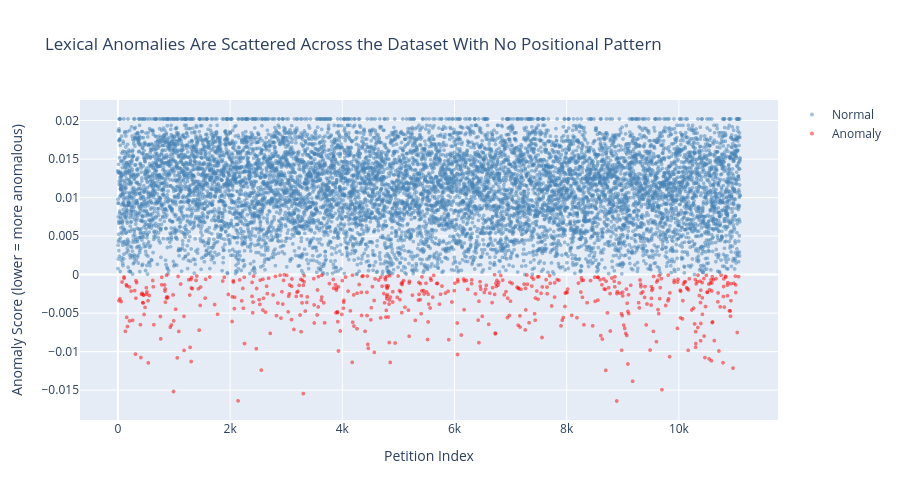

Here is the notebook cell this chart was saved with:
### Markdown cell above
Looking at the flagged anomalies, the pattern isn't one single thing. It's a mix of reasons petitions end up with rare vocabulary in the TF-IDF space:

Some use unusual formatting. For example, one petition's action reads "Review the laws surrounding e-bikes and e-scooters: • Speed limits • Age restrictions • Insurance requirements • Road usage rules" — the bullet point characters (•) and list-style structure, which produce tokens most petitions don't have.
Some are loaded with technical jargon. The CMS petition uses "PAYE", "non-PAYE income", "assessment framework," which is bureaucratic language that rarely shows up elsewhere in the corpus.
Some pack in dense proper nouns and domain-specific terms, like the grooming gangs petition with "Pakistani grooming gangs", "safeguarding", "accountability" in a run-on style.
Some have unusual structure, like the civic responsibility petition which reads more like a policy document ("In three parts: 1)... 2)... 3)...") than a typical petition.

What they all share is that their word choices are rare relative to the rest of the corpus. Most petitions follow a fairly standard "we want the government to..." framing with common policy language. These ones break that mould in different ways, which is exactly what TF-IDF based anomaly detection should be picking up.

### Code cell
# Scatter plot: anomaly scores with anomalies highlighted
 
anomaly_df['label_name'] = anomaly_df['label'].map({1: 'Normal', -1: 'Anomaly'})
 
fig = px.scatter(
    anomaly_df,
    x='index',
    y='score',
    color='label_name',
    color_discrete_map={'Normal': 'steelblue', 'Anomaly': 'red'},
    hover_data=['action', 'state', 'signature_count'],
    title='Lexical Anomalies Are Scattered Across the Dataset With No Positional Pattern',
    labels={'index': 'Petition Index', 'score': 'Anomaly Score (lower = more anomalous)', 'label_name': ''},
    opacity=0.5
)
fig.update_traces(marker=dict(size=4))
fig.update_layout(height=500)
fig.show()

### Figure 1 — Plotly figure (JSON) as saved in the notebook; plotly's stock layout.template omitted (floating-point values rounded to 4 significant figures; data arrays with more than 128 entries replaced by an {"elided": "..."} marker saying what was removed)
{"data": [{"customdata": {"elided": "10537x3 mixed values"}, "hovertemplate": "=Normal<br>Petition Index=%{x}<br>Anomaly Score (lower = more anomalous)=%{y}<br>action=%{customdata[0]}<br>state=%{customdata[1]}<br>signature_count=%{customdata[2]}<extra></extra>", "legendgroup": "Normal", "marker": {"color": "steelblue", "opacity": 0.5, "size": 4, "symbol": "circle"}, "mode": "markers", "name": "Normal", "showlegend": true, "type": "scattergl", "x": {"elided": "10537 int values"}, "xaxis": "x", "y": {"elided": "10537 float values"}, "yaxis": "y"}, {"customdata": {"elided": "555x3 mixed values"}, "hovertemplate": "=Anomaly<br>Petition Index=%{x}<br>Anomaly Score (lower = more anomalous)=%{y}<br>action=%{customdata[0]}<br>state=%{customdata[1]}<br>signature_count=%{customdata[2]}<extra></extra>", "legendgroup": "Anomaly", "marker": {"color": "red", "opacity": 0.5, "size": 4, "symbol": "circle"}, "mode": "markers", "name": "Anomaly", "showlegend": true, "type": "scattergl", "x": {"elided": "555 int values"}, "xaxis": "x", "y": {"elided": "555 float values"}, "yaxis": "y"}], "layout": {"height": 500, "legend": {"title": {"text": ""}, "tracegroupgap": 0}, "title": {"text": "Lexical Anomalies Are Scattered Across the Dataset With No Positional Pattern"}, "xaxis": {"anchor": "y", "domain": [0, 1], "title": {"text": "Petition Index"}}, "yaxis": {"anchor": "x", "domain": [0, 1], "title": {"text": "Anomaly Score (lower = more anomalous)"}}}}
